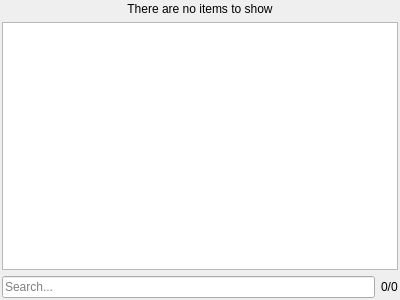
<?xml version="1.0" encoding="UTF-8"?>
<ui version="4.0">
 <class>CTrackViewNodesCtrl</class>
 <widget class="QWidget" name="CTrackViewNodesCtrl">
  <property name="geometry">
   <rect>
    <x>0</x>
    <y>0</y>
    <width>400</width>
    <height>300</height>
   </rect>
  </property>
  <property name="windowTitle">
   <string>Form</string>
  </property>
  <layout class="QGridLayout" name="gridLayout">
   <property name="leftMargin">
    <number>2</number>
   </property>
   <property name="topMargin">
    <number>2</number>
   </property>
   <property name="rightMargin">
    <number>2</number>
   </property>
   <property name="bottomMargin">
    <number>2</number>
   </property>
   <item row="2" column="0">
    <widget class="QLineEdit" name="searchField">
     <property name="focusPolicy">
      <enum>Qt::ClickFocus</enum>
     </property>
     <property name="placeholderText">
      <string>Search...</string>
     </property>
     <property name="clearButtonEnabled">
      <bool>true</bool>
     </property>
    </widget>
   </item>
   <item row="2" column="1">
    <widget class="QLabel" name="searchCount">
     <property name="text">
      <string>0/0</string>
     </property>
    </widget>
   </item>
   <item row="1" column="0" colspan="2">
    <widget class="CTrackViewNodesTreeWidget" name="treeWidget">
     <property name="dragEnabled">
      <bool>true</bool>
     </property>
     <property name="dragDropMode">
      <enum>QAbstractItemView::DragDrop</enum>
     </property>
     <property name="selectionMode">
      <enum>QAbstractItemView::ExtendedSelection</enum>
     </property>
     <attribute name="headerVisible">
      <bool>false</bool>
     </attribute>
     <column>
      <property name="text">
       <string notr="true">1</string>
      </property>
     </column>
    </widget>
   </item>
   <item row="0" column="0" colspan="2">
    <widget class="QLabel" name="noitems">
     <property name="sizePolicy">
      <sizepolicy hsizetype="Minimum" vsizetype="Preferred">
       <horstretch>0</horstretch>
       <verstretch>0</verstretch>
      </sizepolicy>
     </property>
     <property name="text">
      <string>There are no items to show</string>
     </property>
     <property name="alignment">
      <set>Qt::AlignCenter</set>
     </property>
    </widget>
   </item>
  </layout>
 </widget>
 <customwidgets>
  <customwidget>
   <class>CTrackViewNodesTreeWidget</class>
   <extends>QTreeWidget</extends>
   <header location="global">TrackView/TrackViewNodes.h</header>
  </customwidget>
 </customwidgets>
 <resources/>
 <connections/>
</ui>
